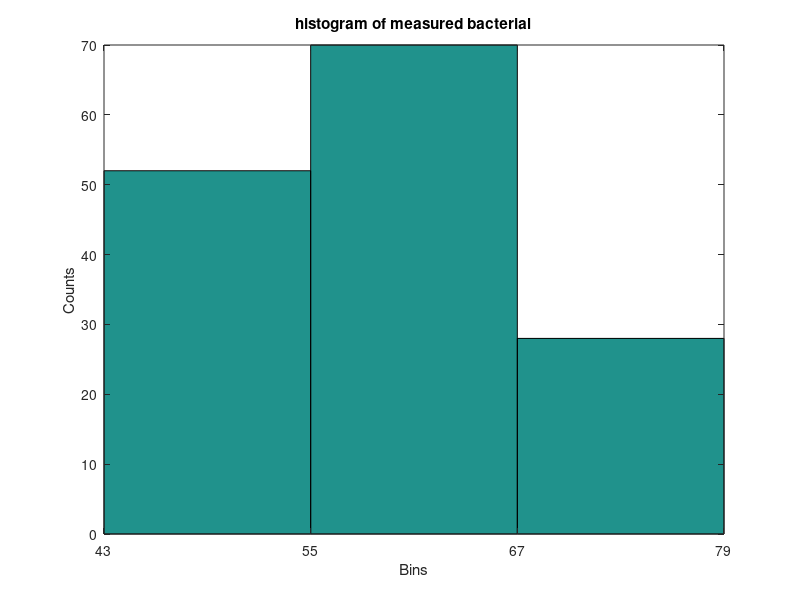
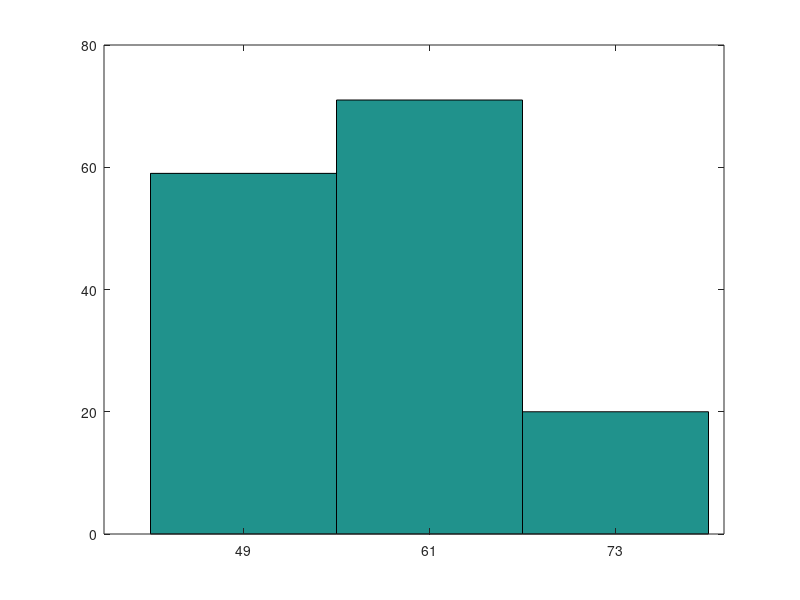

These charts were generated, in order, by the following MATLAB code:
%%% Machine Learning %%%
%%% Assignment 1 : Iris data set %%%

%%% Praakrit Pradhan %%% 

%%
load fisheriris.mat;
iris = meas * 10;

%% 
% petalLegth , petalWidth , sepalLength , sepalWidth

for x = 1:150
    if strcmp(species(x),'setosa')
        iris(x,5) = 1;
    elseif strcmp(species(x),'versicolor')
        iris(x,5) = 2;
    else
        iris(x,5) = 3; 
    end
end

%% 
[iris(1:5,:);iris(51:55,:);iris(101:105,:)]

%%
% raynge = range(iris(:,1:4));

k = input('Please enter a k value: ');
% miyan = min(iris)
% for x = 1:4
% temp(:,x) = ceil(iris(:,x)/((raynge(x))/(k-1)));
% end
% [temp(1:5,:);temp(51:55,:);temp(101:105,:)]

%%

% Binning data approprietly. ? ? maybe
M = iris(:,1);

%# compute bins
nbins = 3;
binEdges = linspace(min(M),max(M),nbins+1);
%# bins lower edge
aj = binEdges(1:end-1);     
%# bins upper edge
bj = binEdges(2:end);       
%# bins center
cj = ( aj + bj ) ./ 2;      

%# assign values to bins
[~,binIdx] = histc(M, [binEdges(1:end-1) Inf]);

%# count number of values in each bin
nj = accumarray(binIdx, 1, [nbins 1], @sum);

%# plot histogram
bar(cj,nj,'hist')
set(gca, 'XTick',binEdges, 'XLim',[binEdges(1) binEdges(end)])
xlabel('Bins'), ylabel('Counts'), title('histogram of measured bacterial')

%%
figure(2)
hist(iris(:,1),3)

%%





